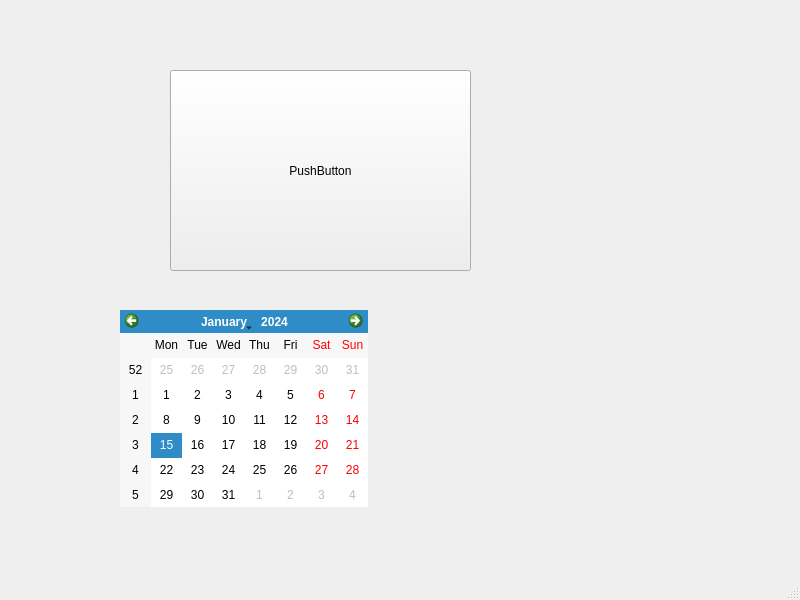
<?xml version="1.0" encoding="UTF-8"?>
<ui version="4.0">
 <class>MainWindow</class>
 <widget class="QMainWindow" name="MainWindow">
  <property name="geometry">
   <rect>
    <x>0</x>
    <y>0</y>
    <width>800</width>
    <height>600</height>
   </rect>
  </property>
  <property name="windowTitle">
   <string>MainWindow</string>
  </property>
  <widget class="QWidget" name="centralwidget">
   <widget class="QPushButton" name="pushButton">
    <property name="geometry">
     <rect>
      <x>170</x>
      <y>70</y>
      <width>301</width>
      <height>201</height>
     </rect>
    </property>
    <property name="text">
     <string>PushButton</string>
    </property>
   </widget>
   <widget class="QCalendarWidget" name="calendarWidget">
    <property name="geometry">
     <rect>
      <x>120</x>
      <y>310</y>
      <width>248</width>
      <height>197</height>
     </rect>
    </property>
   </widget>
  </widget>
  <widget class="QMenuBar" name="menubar">
   <property name="geometry">
    <rect>
     <x>0</x>
     <y>0</y>
     <width>800</width>
     <height>23</height>
    </rect>
   </property>
  </widget>
  <widget class="QStatusBar" name="statusbar"/>
 </widget>
 <resources/>
 <connections/>
</ui>
